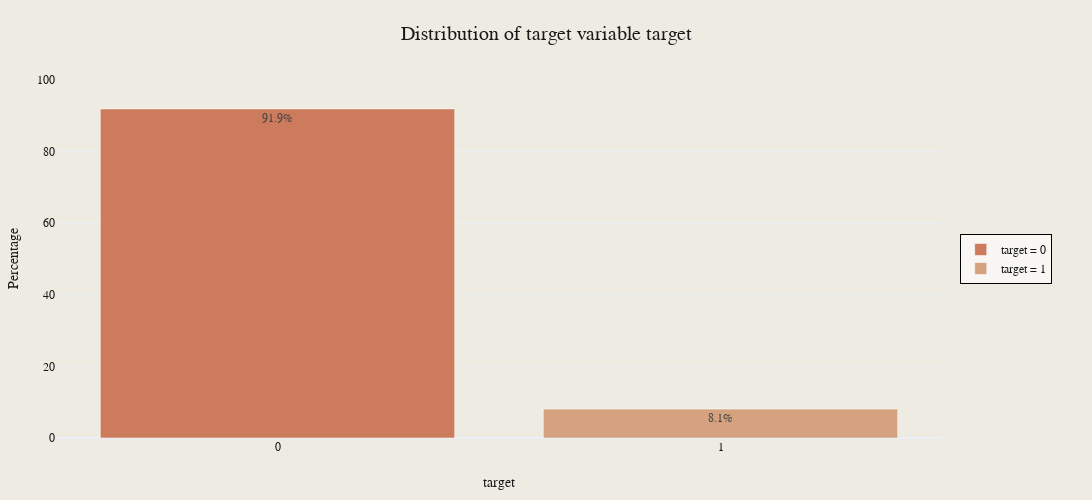

The notebook cell saved with this chart:
### Markdown cell above
With our features grouped, we can begin visualizing their distributions, starting with an analysis of the target variable.

### Code cell
plot_single_bar_chart(pd_application_train, "target", save_path="../images/target_distribution.png")

### Figure 1 — Plotly figure (JSON) as saved in the notebook; plotly's stock layout.template omitted (floating-point values rounded to 4 significant figures)
{"data": [{"marker": {"color": "#CC7B5C"}, "name": "target = 0", "text": ["91.9%"], "textposition": "auto", "type": "bar", "x": ["0"], "y": [91.93]}, {"marker": {"color": "#D4A27F"}, "name": "target = 1", "text": ["8.1%"], "textposition": "auto", "type": "bar", "x": ["1"], "y": [8.07]}], "layout": {"barmode": "group", "font": {"color": "#191919", "family": "Styrene A", "size": 12}, "height": 500, "legend": {"bgcolor": "rgba(255,255,255,0.6)", "bordercolor": "Black", "borderwidth": 1, "font": {"color": "#191919", "family": "Styrene A", "size": 12}, "orientation": "v", "x": 1.02, "xanchor": "left", "y": 0.5, "yanchor": "middle"}, "margin": {"b": 50, "l": 50, "r": 150, "t": 80}, "paper_bgcolor": "#EEECE2", "plot_bgcolor": "#EEECE2", "showlegend": true, "title": {"font": {"color": "#191919", "family": "Styrene B", "size": 20}, "text": "Distribution of target variable target", "x": 0.5}, "width": 1200, "xaxis": {"showticklabels": true, "tickfont": {"color": "#191919", "family": "Styrene A", "size": 12}, "title": {"font": {"color": "#191919", "family": "Styrene A", "size": 14}, "standoff": 25, "text": "target"}}, "yaxis": {"range": [0, 100], "tickfont": {"color": "#191919", "family": "Styrene A", "size": 12}, "title": {"font": {"color": "#191919", "family": "Styrene A", "size": 14}, "text": "Percentage"}}}}
